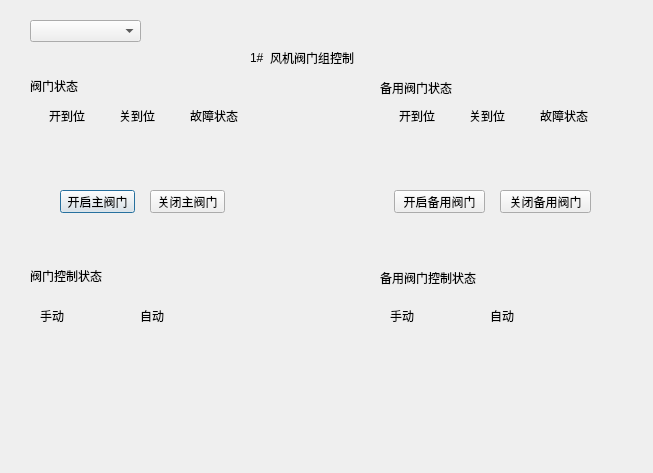
<?xml version="1.0" encoding="UTF-8"?>
<ui version="4.0">
 <class>FanValveControlDialog</class>
 <widget class="QDialog" name="FanValveControlDialog">
  <property name="geometry">
   <rect>
    <x>0</x>
    <y>0</y>
    <width>653</width>
    <height>473</height>
   </rect>
  </property>
  <property name="windowTitle">
   <string>Dialog</string>
  </property>
  <widget class="QPushButton" name="valveOpenPushButton">
   <property name="geometry">
    <rect>
     <x>60</x>
     <y>190</y>
     <width>75</width>
     <height>23</height>
    </rect>
   </property>
   <property name="text">
    <string>开启主阀门</string>
   </property>
  </widget>
  <widget class="QPushButton" name="switchValveControlModePushButton">
   <property name="geometry">
    <rect>
     <x>70</x>
     <y>320</y>
     <width>64</width>
     <height>64</height>
    </rect>
   </property>
   <property name="autoFillBackground">
    <bool>true</bool>
   </property>
   <property name="text">
    <string/>
   </property>
   <property name="iconSize">
    <size>
     <width>64</width>
     <height>64</height>
    </size>
   </property>
   <property name="flat">
    <bool>true</bool>
   </property>
  </widget>
  <widget class="QLabel" name="valvefaultStateLabel">
   <property name="geometry">
    <rect>
     <x>200</x>
     <y>130</y>
     <width>30</width>
     <height>30</height>
    </rect>
   </property>
   <property name="sizePolicy">
    <sizepolicy hsizetype="Expanding" vsizetype="Expanding">
     <horstretch>0</horstretch>
     <verstretch>0</verstretch>
    </sizepolicy>
   </property>
   <property name="autoFillBackground">
    <bool>true</bool>
   </property>
   <property name="text">
    <string/>
   </property>
  </widget>
  <widget class="QLabel" name="valveOpenedStateLabel">
   <property name="geometry">
    <rect>
     <x>50</x>
     <y>130</y>
     <width>30</width>
     <height>30</height>
    </rect>
   </property>
   <property name="sizePolicy">
    <sizepolicy hsizetype="Expanding" vsizetype="Expanding">
     <horstretch>0</horstretch>
     <verstretch>0</verstretch>
    </sizepolicy>
   </property>
   <property name="autoFillBackground">
    <bool>true</bool>
   </property>
   <property name="text">
    <string/>
   </property>
  </widget>
  <widget class="QLabel" name="backupValveClosedStateLabel">
   <property name="geometry">
    <rect>
     <x>470</x>
     <y>130</y>
     <width>30</width>
     <height>30</height>
    </rect>
   </property>
   <property name="sizePolicy">
    <sizepolicy hsizetype="Expanding" vsizetype="Expanding">
     <horstretch>0</horstretch>
     <verstretch>0</verstretch>
    </sizepolicy>
   </property>
   <property name="autoFillBackground">
    <bool>true</bool>
   </property>
   <property name="text">
    <string/>
   </property>
  </widget>
  <widget class="QLabel" name="label_15">
   <property name="geometry">
    <rect>
     <x>190</x>
     <y>110</y>
     <width>54</width>
     <height>12</height>
    </rect>
   </property>
   <property name="text">
    <string>故障状态</string>
   </property>
  </widget>
  <widget class="QLabel" name="backupValveOpenedStateLabel">
   <property name="geometry">
    <rect>
     <x>400</x>
     <y>130</y>
     <width>30</width>
     <height>30</height>
    </rect>
   </property>
   <property name="sizePolicy">
    <sizepolicy hsizetype="Expanding" vsizetype="Expanding">
     <horstretch>0</horstretch>
     <verstretch>0</verstretch>
    </sizepolicy>
   </property>
   <property name="autoFillBackground">
    <bool>true</bool>
   </property>
   <property name="text">
    <string/>
   </property>
  </widget>
  <widget class="QLabel" name="label_28">
   <property name="geometry">
    <rect>
     <x>140</x>
     <y>310</y>
     <width>25</width>
     <height>12</height>
    </rect>
   </property>
   <property name="text">
    <string>自动</string>
   </property>
  </widget>
  <widget class="QLabel" name="label_29">
   <property name="geometry">
    <rect>
     <x>540</x>
     <y>110</y>
     <width>54</width>
     <height>12</height>
    </rect>
   </property>
   <property name="text">
    <string>故障状态</string>
   </property>
  </widget>
  <widget class="QLabel" name="label_30">
   <property name="geometry">
    <rect>
     <x>30</x>
     <y>80</y>
     <width>54</width>
     <height>12</height>
    </rect>
   </property>
   <property name="text">
    <string>阀门状态</string>
   </property>
  </widget>
  <widget class="QLabel" name="label_31">
   <property name="geometry">
    <rect>
     <x>460</x>
     <y>110</y>
     <width>54</width>
     <height>12</height>
    </rect>
   </property>
   <property name="text">
    <string>关到位</string>
   </property>
   <property name="alignment">
    <set>Qt::AlignCenter</set>
   </property>
  </widget>
  <widget class="QLabel" name="label_32">
   <property name="geometry">
    <rect>
     <x>40</x>
     <y>110</y>
     <width>54</width>
     <height>12</height>
    </rect>
   </property>
   <property name="text">
    <string>开到位</string>
   </property>
   <property name="alignment">
    <set>Qt::AlignCenter</set>
   </property>
  </widget>
  <widget class="QLabel" name="backupValvefaultStateLabel">
   <property name="geometry">
    <rect>
     <x>550</x>
     <y>130</y>
     <width>30</width>
     <height>30</height>
    </rect>
   </property>
   <property name="sizePolicy">
    <sizepolicy hsizetype="Expanding" vsizetype="Expanding">
     <horstretch>0</horstretch>
     <verstretch>0</verstretch>
    </sizepolicy>
   </property>
   <property name="autoFillBackground">
    <bool>true</bool>
   </property>
   <property name="text">
    <string/>
   </property>
  </widget>
  <widget class="QLabel" name="label_33">
   <property name="geometry">
    <rect>
     <x>270</x>
     <y>50</y>
     <width>91</width>
     <height>16</height>
    </rect>
   </property>
   <property name="text">
    <string>风机阀门组控制</string>
   </property>
  </widget>
  <widget class="QPushButton" name="backupValveOpenPushButton">
   <property name="geometry">
    <rect>
     <x>394</x>
     <y>190</y>
     <width>91</width>
     <height>23</height>
    </rect>
   </property>
   <property name="text">
    <string>开启备用阀门</string>
   </property>
  </widget>
  <widget class="QLabel" name="label_34">
   <property name="geometry">
    <rect>
     <x>110</x>
     <y>110</y>
     <width>54</width>
     <height>12</height>
    </rect>
   </property>
   <property name="text">
    <string>关到位</string>
   </property>
   <property name="alignment">
    <set>Qt::AlignCenter</set>
   </property>
  </widget>
  <widget class="QLabel" name="valveClosedStateLabel">
   <property name="geometry">
    <rect>
     <x>120</x>
     <y>130</y>
     <width>30</width>
     <height>30</height>
    </rect>
   </property>
   <property name="sizePolicy">
    <sizepolicy hsizetype="Expanding" vsizetype="Expanding">
     <horstretch>0</horstretch>
     <verstretch>0</verstretch>
    </sizepolicy>
   </property>
   <property name="autoFillBackground">
    <bool>true</bool>
   </property>
   <property name="text">
    <string/>
   </property>
  </widget>
  <widget class="QLabel" name="label_35">
   <property name="geometry">
    <rect>
     <x>30</x>
     <y>270</y>
     <width>80</width>
     <height>12</height>
    </rect>
   </property>
   <property name="text">
    <string>阀门控制状态</string>
   </property>
  </widget>
  <widget class="QLabel" name="label_36">
   <property name="geometry">
    <rect>
     <x>390</x>
     <y>110</y>
     <width>54</width>
     <height>12</height>
    </rect>
   </property>
   <property name="text">
    <string>开到位</string>
   </property>
   <property name="alignment">
    <set>Qt::AlignCenter</set>
   </property>
  </widget>
  <widget class="QLabel" name="label_37">
   <property name="geometry">
    <rect>
     <x>40</x>
     <y>310</y>
     <width>25</width>
     <height>12</height>
    </rect>
   </property>
   <property name="text">
    <string>手动</string>
   </property>
  </widget>
  <widget class="QPushButton" name="backupValveStopPushButton">
   <property name="geometry">
    <rect>
     <x>500</x>
     <y>190</y>
     <width>91</width>
     <height>23</height>
    </rect>
   </property>
   <property name="text">
    <string>关闭备用阀门</string>
   </property>
  </widget>
  <widget class="QComboBox" name="valveGruopIndexComboBox">
   <property name="geometry">
    <rect>
     <x>30</x>
     <y>20</y>
     <width>111</width>
     <height>22</height>
    </rect>
   </property>
  </widget>
  <widget class="QLabel" name="valveGroupIndexLabel">
   <property name="geometry">
    <rect>
     <x>250</x>
     <y>50</y>
     <width>16</width>
     <height>16</height>
    </rect>
   </property>
   <property name="text">
    <string>1#</string>
   </property>
  </widget>
  <widget class="QLabel" name="label_38">
   <property name="geometry">
    <rect>
     <x>380</x>
     <y>80</y>
     <width>81</width>
     <height>16</height>
    </rect>
   </property>
   <property name="text">
    <string>备用阀门状态</string>
   </property>
  </widget>
  <widget class="QPushButton" name="valveStopPushButton">
   <property name="geometry">
    <rect>
     <x>150</x>
     <y>190</y>
     <width>75</width>
     <height>23</height>
    </rect>
   </property>
   <property name="text">
    <string>关闭主阀门</string>
   </property>
  </widget>
  <widget class="QLabel" name="label_39">
   <property name="geometry">
    <rect>
     <x>490</x>
     <y>310</y>
     <width>25</width>
     <height>12</height>
    </rect>
   </property>
   <property name="text">
    <string>自动</string>
   </property>
  </widget>
  <widget class="QPushButton" name="switchBackupValveControlModePushButton">
   <property name="geometry">
    <rect>
     <x>420</x>
     <y>320</y>
     <width>64</width>
     <height>64</height>
    </rect>
   </property>
   <property name="autoFillBackground">
    <bool>true</bool>
   </property>
   <property name="text">
    <string/>
   </property>
   <property name="iconSize">
    <size>
     <width>64</width>
     <height>64</height>
    </size>
   </property>
   <property name="flat">
    <bool>true</bool>
   </property>
  </widget>
  <widget class="QLabel" name="label_40">
   <property name="geometry">
    <rect>
     <x>390</x>
     <y>310</y>
     <width>25</width>
     <height>12</height>
    </rect>
   </property>
   <property name="text">
    <string>手动</string>
   </property>
  </widget>
  <widget class="QLabel" name="label_41">
   <property name="geometry">
    <rect>
     <x>380</x>
     <y>270</y>
     <width>101</width>
     <height>16</height>
    </rect>
   </property>
   <property name="text">
    <string>备用阀门控制状态</string>
   </property>
  </widget>
 </widget>
 <resources/>
 <connections/>
</ui>
